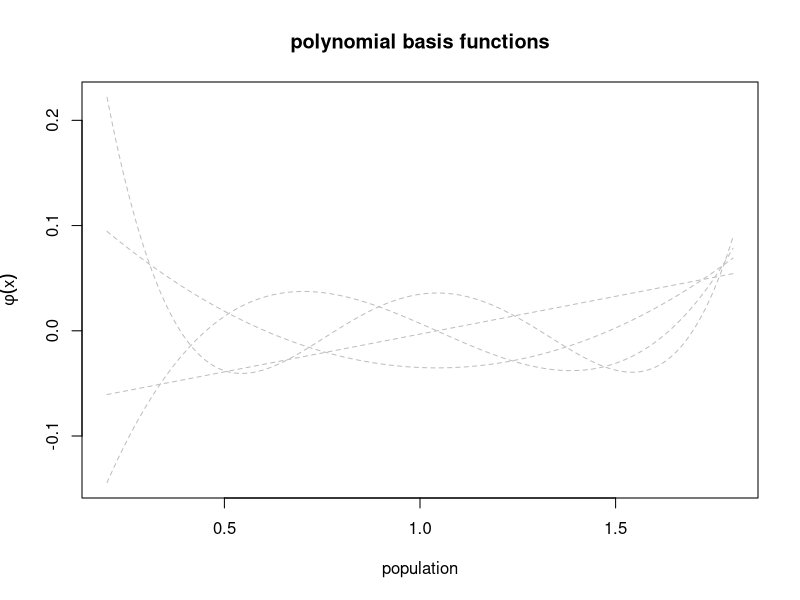

This chart was generated by the following R code:
## basis functions
x <- seq(0.2, 1.8, l = 2e2)
X <- cbind(1.524111,
           7.180e-02 * x - 7.495e-02,
           1.823e-01 * x^2 - 3.805e-01 * x + 1.633e-01,
           4.712e-01 * x^3 - 1.476e+00 * x^2 + 1.376e+00 * x - 3.642e-01,
           1.226 * x^4 - 5.118 * x^3 + 7.402 * x^2 - 4.300 * x + 8.247e-01)
pdf("fig/basis_functions.pdf", height = 6)
matplot(x, X[, -1], type = "l", col = "gray", lty = 2,
        xlab = "population", ylab = expression(phi(x)), main = "polynomial basis functions")
dev.off()